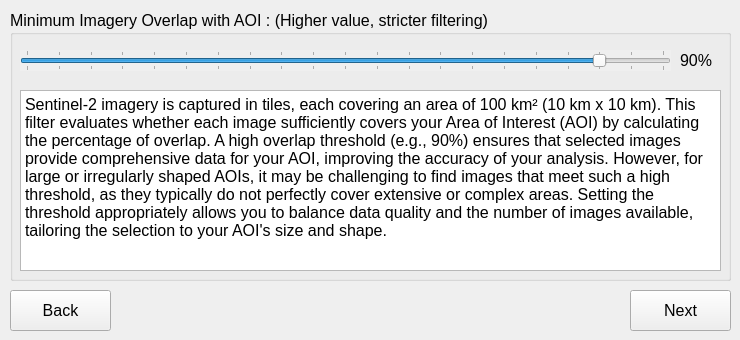
   <widget class="QWidget" name="tab_6">
    <attribute name="title">
     <string>Step 6</string>
    </attribute>
    <widget class="QGroupBox" name="groupBox_14">
     <property name="geometry">
      <rect>
       <x>10</x>
       <y>10</y>
       <width>721</width>
       <height>271</height>
      </rect>
     </property>
     <property name="font">
      <font>
       <pointsize>12</pointsize>
      </font>
     </property>
     <property name="title">
      <string>Minimum Imagery Overlap with AOI : (Higher value, stricter filtering): </string>
     </property>
     <widget class="QSlider" name="horizontalSlider_aio_cover">
      <property name="enabled">
       <bool>true</bool>
      </property>
      <property name="geometry">
       <rect>
        <x>10</x>
        <y>40</y>
        <width>651</width>
        <height>21</height>
       </rect>
      </property>
      <property name="autoFillBackground">
       <bool>true</bool>
      </property>
      <property name="minimum">
       <number>0</number>
      </property>
      <property name="maximum">
       <number>100</number>
      </property>
      <property name="singleStep">
       <number>5</number>
      </property>
      <property name="pageStep">
       <number>5</number>
      </property>
      <property name="value">
       <number>90</number>
      </property>
      <property name="sliderPosition">
       <number>90</number>
      </property>
      <property name="orientation">
       <enum>Qt::Orientation::Horizontal</enum>
      </property>
      <property name="tickPosition">
       <enum>QSlider::TickPosition::TicksBothSides</enum>
      </property>
     </widget>
     <widget class="QLabel" name="label_coverage">
      <property name="geometry">
       <rect>
        <x>670</x>
        <y>40</y>
        <width>51</width>
        <height>21</height>
       </rect>
      </property>
      <property name="font">
       <font>
        <pointsize>12</pointsize>
       </font>
      </property>
      <property name="text">
       <string>90%</string>
      </property>
     </widget>
     <widget class="QLabel" name="label_3">
      <property name="geometry">
       <rect>
        <x>120</x>
        <y>-40</y>
        <width>31</width>
        <height>21</height>
       </rect>
      </property>
      <property name="text">
       <string>90%</string>
      </property>
     </widget>
     <widget class="QPlainTextEdit" name="plainTextEdit_2">
      <property name="geometry">
       <rect>
        <x>10</x>
        <y>80</y>
        <width>701</width>
        <height>181</height>
       </rect>
      </property>
      <property name="font">
       <font>
        <pointsize>12</pointsize>
       </font>
      </property>
      <property name="plainText">
       <string>Sentinel-2 imagery is captured in tiles, each covering an area of 100 km² (10 km x 10 km). This filter evaluates whether each image sufficiently covers your Area of Interest (AOI) by calculating the percentage of overlap. A high overlap threshold (e.g., 90%) ensures that selected images provide comprehensive data for your AOI, improving the accuracy of your analysis. However, for large or irregularly shaped AOIs, it may be challenging to find images that meet such a high threshold, as they typically do not perfectly cover extensive or complex areas. Setting the threshold appropriately allows you to balance data quality and the number of images available, tailoring the selection to your AOI's size and shape.</string>
      </property>
     </widget>
    </widget>
    <widget class="QPushButton" name="QPushButton_next_3">
     <property name="geometry">
      <rect>
       <x>630</x>
       <y>290</y>
       <width>101</width>
       <height>41</height>
      </rect>
     </property>
     <property name="font">
      <font>
       <pointsize>12</pointsize>
      </font>
     </property>
     <property name="text">
      <string>Next</string>
     </property>
     <property name="icon">
      <iconset>
       <normaloff>../medias/icons8-forward-button-50.png</normaloff>../medias/icons8-forward-button-50.png</iconset>
     </property>
    </widget>
    <widget class="QPushButton" name="QPushButton_back_3">
     <property name="enabled">
      <bool>true</bool>
     </property>
     <property name="geometry">
      <rect>
       <x>10</x>
       <y>290</y>
       <width>101</width>
       <height>41</height>
      </rect>
     </property>
     <property name="font">
      <font>
       <pointsize>12</pointsize>
      </font>
     </property>
     <property name="text">
      <string>Back</string>
     </property>
     <property name="icon">
      <iconset>
       <normaloff>../medias/icons8-back-button-50.png</normaloff>../medias/icons8-back-button-50.png</iconset>
     </property>
    </widget>
    <widget class="QLabel" name="label">
     <property name="geometry">
      <rect>
       <x>10</x>
       <y>190</y>
       <width>111</width>
       <height>21</height>
      </rect>
     </property>
     <property name="text">
      <string/>
     </property>
    </widget>
   </widget>
